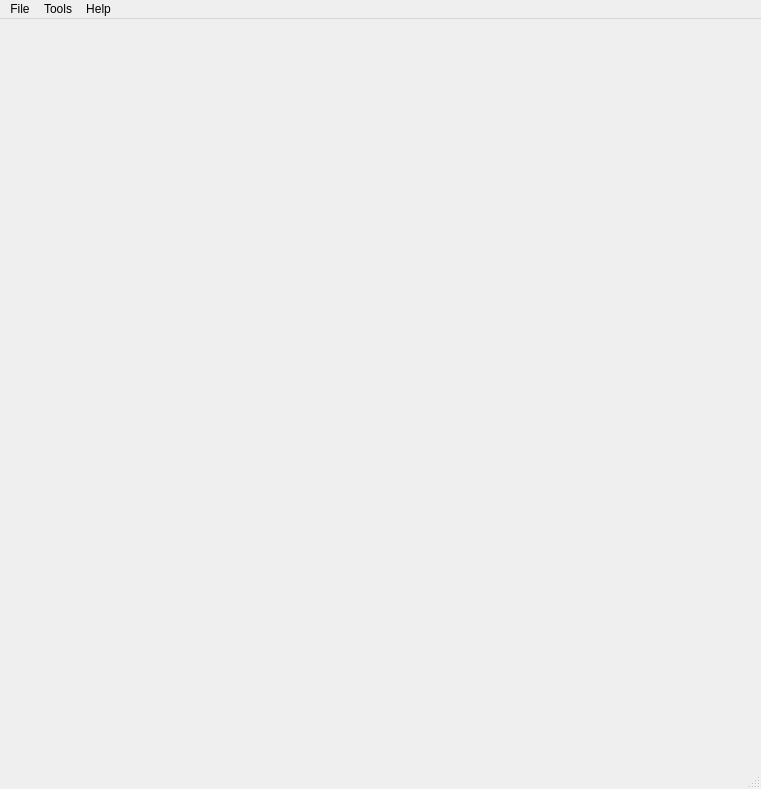
<?xml version="1.0" encoding="UTF-8"?>
<ui version="4.0">
 <class>MainWindow</class>
 <widget class="QMainWindow" name="MainWindow">
  <property name="geometry">
   <rect>
    <x>0</x>
    <y>0</y>
    <width>761</width>
    <height>789</height>
   </rect>
  </property>
  <property name="windowTitle">
   <string>MainWindow</string>
  </property>
  <widget class="QWidget" name="centralWidget">
   <layout class="QGridLayout" name="gridLayout">
    <item row="0" column="0">
     <widget class="BoardWidget" name="widget" native="true">
      <property name="toolTip">
       <string/>
      </property>
      <property name="toolTipDuration">
       <number>-1</number>
      </property>
      <property name="autoFillBackground">
       <bool>false</bool>
      </property>
     </widget>
    </item>
   </layout>
  </widget>
  <widget class="QStatusBar" name="statusBar"/>
  <widget class="QMenuBar" name="menuBar">
   <property name="geometry">
    <rect>
     <x>0</x>
     <y>0</y>
     <width>761</width>
     <height>36</height>
    </rect>
   </property>
   <widget class="QMenu" name="menuFile">
    <property name="title">
     <string>File</string>
    </property>
    <addaction name="actionNew_Game"/>
    <addaction name="actionExit"/>
   </widget>
   <widget class="QMenu" name="menuHelp">
    <property name="title">
     <string>Help</string>
    </property>
    <addaction name="actionAbout"/>
   </widget>
   <widget class="QMenu" name="menuTools">
    <property name="title">
     <string>Tools</string>
    </property>
    <addaction name="actionReset_Player"/>
   </widget>
   <addaction name="menuFile"/>
   <addaction name="menuTools"/>
   <addaction name="menuHelp"/>
  </widget>
  <action name="actionSystem_Info">
   <property name="text">
    <string>System Info</string>
   </property>
  </action>
  <action name="actionExit">
   <property name="text">
    <string>Exit</string>
   </property>
  </action>
  <action name="actionNew_Game">
   <property name="text">
    <string>New Game</string>
   </property>
  </action>
  <action name="actionSearch_Depth_8">
   <property name="text">
    <string>Search Depth 8</string>
   </property>
  </action>
  <action name="actionSearch_Depth_10">
   <property name="text">
    <string>Search Depth 10</string>
   </property>
  </action>
  <action name="actionSearch_Depth_12">
   <property name="text">
    <string>Search Depth 12</string>
   </property>
  </action>
  <action name="actionSearch_Depth_16">
   <property name="text">
    <string>Search Depth 16</string>
   </property>
  </action>
  <action name="actionAbout">
   <property name="text">
    <string>About</string>
   </property>
  </action>
  <action name="actionGame_Info">
   <property name="text">
    <string>Game Information</string>
   </property>
  </action>
  <action name="actionTest_Minimax">
   <property name="text">
    <string>Test Minimax</string>
   </property>
  </action>
  <action name="actionReset_Player">
   <property name="text">
    <string>Reset Player</string>
   </property>
  </action>
 </widget>
 <layoutdefault spacing="6" margin="11"/>
 <customwidgets>
  <customwidget>
   <class>BoardWidget</class>
   <extends>QWidget</extends>
   <header>boardwidget.h</header>
   <container>1</container>
  </customwidget>
 </customwidgets>
 <resources/>
 <connections/>
</ui>
